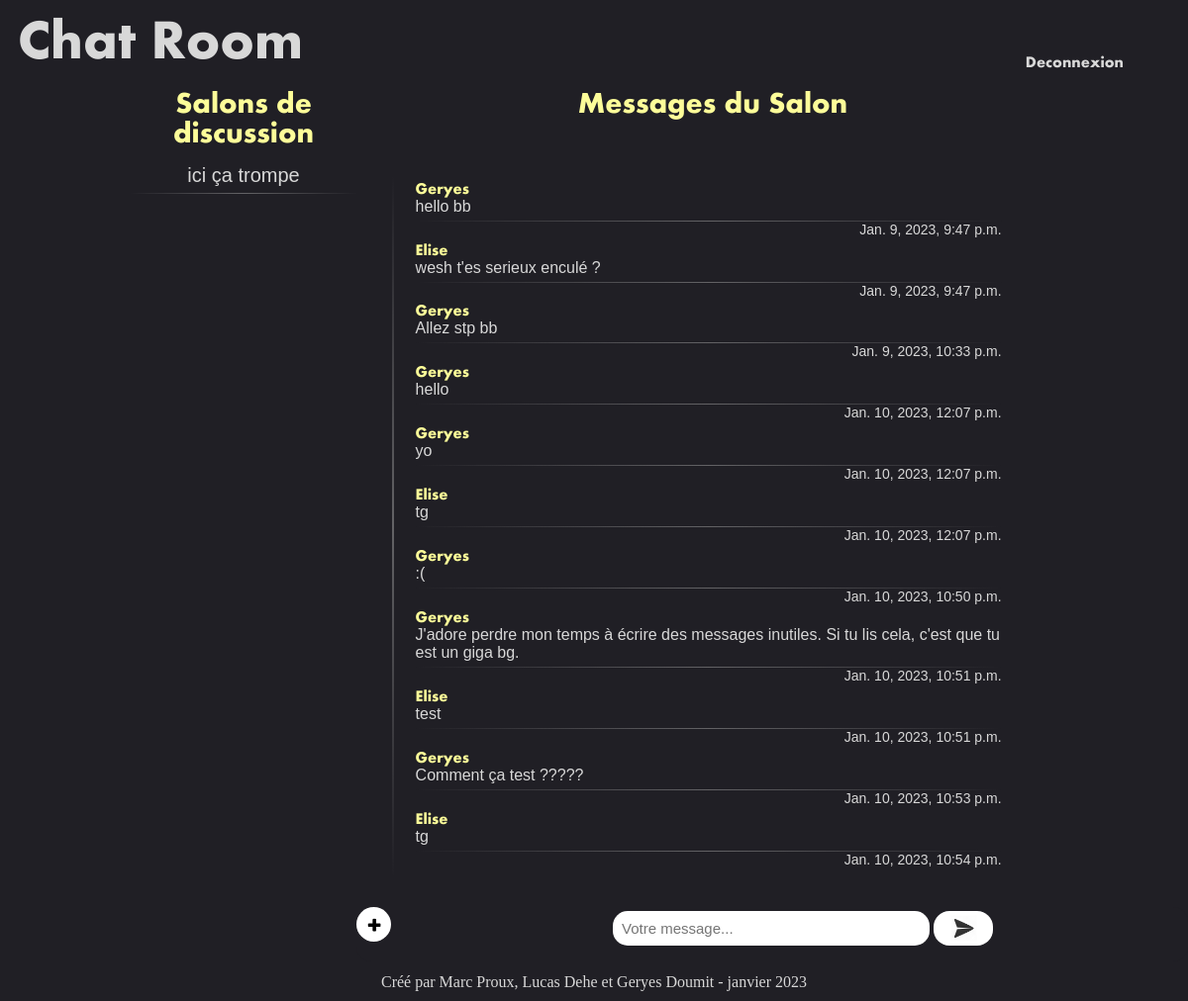
Before: /chatrooms/2/ (signed in) with the older database file.
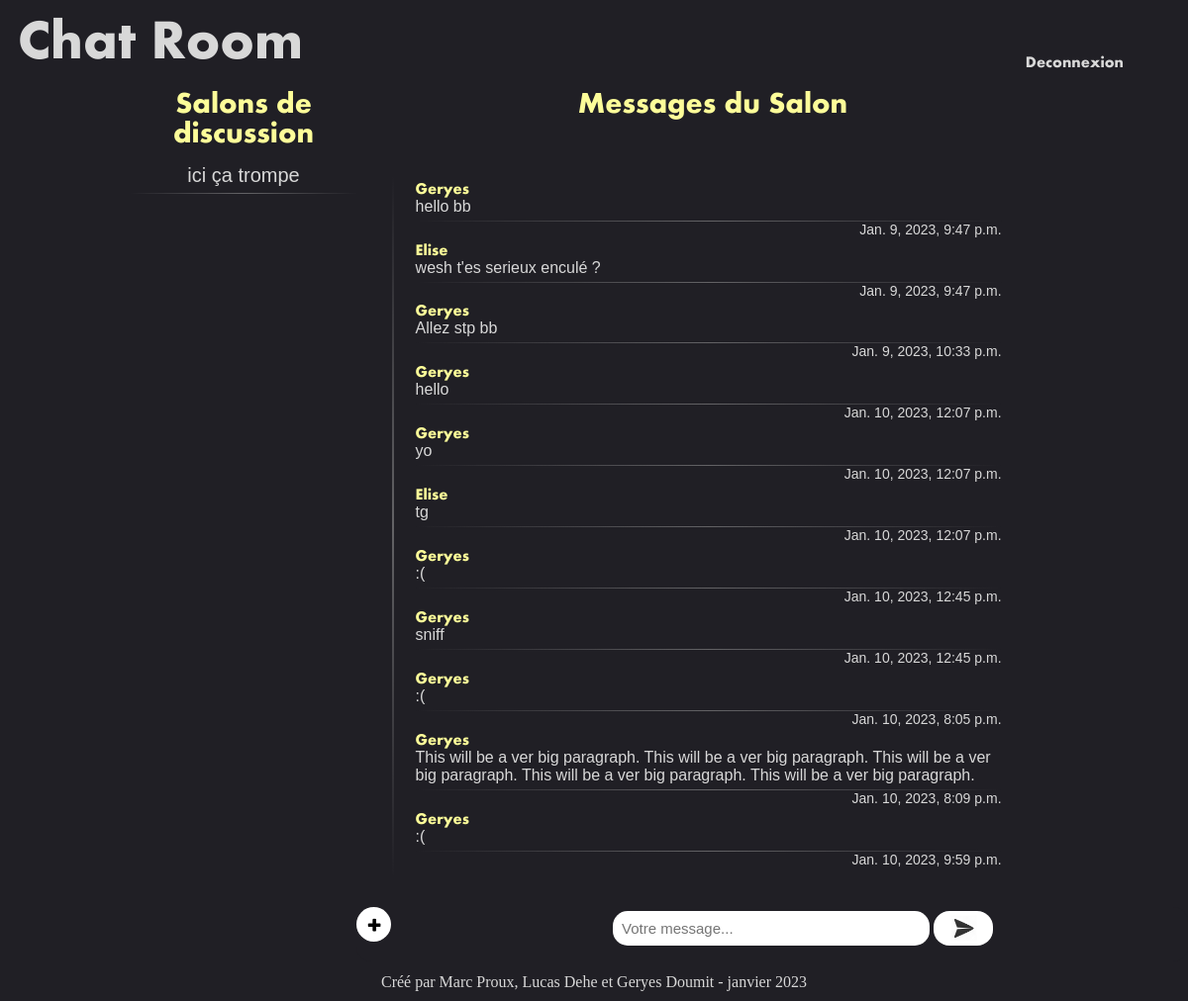
After: the same page with the newer database file.
### chatRoom/models.py (models this page shows, shortened)
class Room(models.Model):
    name = models.CharField(max_length=200)
    users = models.ManyToManyField(User)

class Message(models.Model):
    user = models.ForeignKey(User, on_delete=models.CASCADE)
    room = models.ForeignKey(Room, on_delete=models.CASCADE)
    message = models.CharField(max_length=200)
    date = models.DateTimeField('date published')

### chatRoom/views.py (the view)
# urls.py: path('chatrooms/<int:id>/', views.room, name='room'),
def room(request, id):
    if id not in Room.objects.filter(users=request.user).values_list('pk', flat=True):
        raise Http404('Page not found')
    last_message_time = Max("message__date")
    room_list = Room.objects.filter(users=request.user).annotate(last_message_time=last_message_time).order_by('-last_message_time')
    romm = get_object_or_404(Room, id=id)
    messages_in_room = romm.message_set.all()
    return render(request, 'chatRoom/main-page.html', {'room_list':room_list, 'messages_in_room':messages_in_room})

### chatRoom/templates/chatRoom/main-page.html
{% extends "chatRoom/baseLayout.html" %}
{% block content %}
{% if user.is_authenticated %}
    <header>
        <h1 class="main-page-title"><a href="{% url 'index' %}">Chat Room</a></h1>
        <a class="log-out" href="{% url 'logout' %}">Deconnexion</a>
    </header>
    <p class="Room-title">Salons de discussion</p>
    <aside class="Room-list">
        <nav>
            <ul>
                {% for room in room_list %}
                    <li class="Room-name"><a href="{% url 'room' room.id %}">{{ room.name }}</a></li>
                {% endfor %}
            </ul>
        </nav>
    </aside>
    <p class="Messages-title">Messages du Salon</p>
    <section class="messages-list">
        <nav>
            <ul class="message-box">
                {% for message in messages_in_room %}
                    <li class="user">{{ message.user }}</li>
                    <li class="message">{{ message.message }}</li>
                    <li class="date">{{ message.date }}</li>
                {% endfor %}
                <p class="space">ㅤ</p>
            </ul>
        </nav>
    </section>
    <section class="fixed-buttons">
        <button class="add-room-button" title="Créer un salon de discussion"></button>
        <div>
            <input type="text" placeholder="Votre message..." name="message-text-field" id="msg-txt-field" maxlength="500">
            <button class="send-button" title="Envoyer le message"> </button>
        </div>
    </section>
{% else %}
    <p>You are not logged in</p>
    <a href="{% url 'login' %}">Log In</a>
{% endif %}
{% endblock %}

Changed rows visible on the page:
no longer on this page (row edited): Message: user "Geryes", message ":(", date "Jan. 10, 2023, 10:50 p.m."
removed Message: user "Geryes", message "J'adore perdre mon temps à écrire des messages inutiles. Si tu lis cela, c'est que tu est un giga bg.", date "Jan. 10, 2023, 10:51 p.m."
removed Message: user "Elise", message "test", date "Jan. 10, 2023, 10:51 p.m."
removed Message: user "Geryes", message "Comment ça test ?????", date "Jan. 10, 2023, 10:53 p.m."
removed Message: user "Elise", message "tg", date "Jan. 10, 2023, 10:54 p.m."
added Message: user "Geryes", message ":(", date "Jan. 10, 2023, 12:45 p.m."
added Message: user "Geryes", message "sniff", date "Jan. 10, 2023, 12:45 p.m."
added Message: user "Geryes", message ":(", date "Jan. 10, 2023, 8:05 p.m."
added Message: user "Geryes", message "This will be a ver big paragraph. This will be a ver big paragraph. This will be a ver big paragraph. This will be a ver big paragraph. This will be a ver big paragraph.", date "Jan. 10, 2023, 8:09 p.m."
added Message: user "Geryes", message ":(", date "Jan. 10, 2023, 9:59 p.m."
